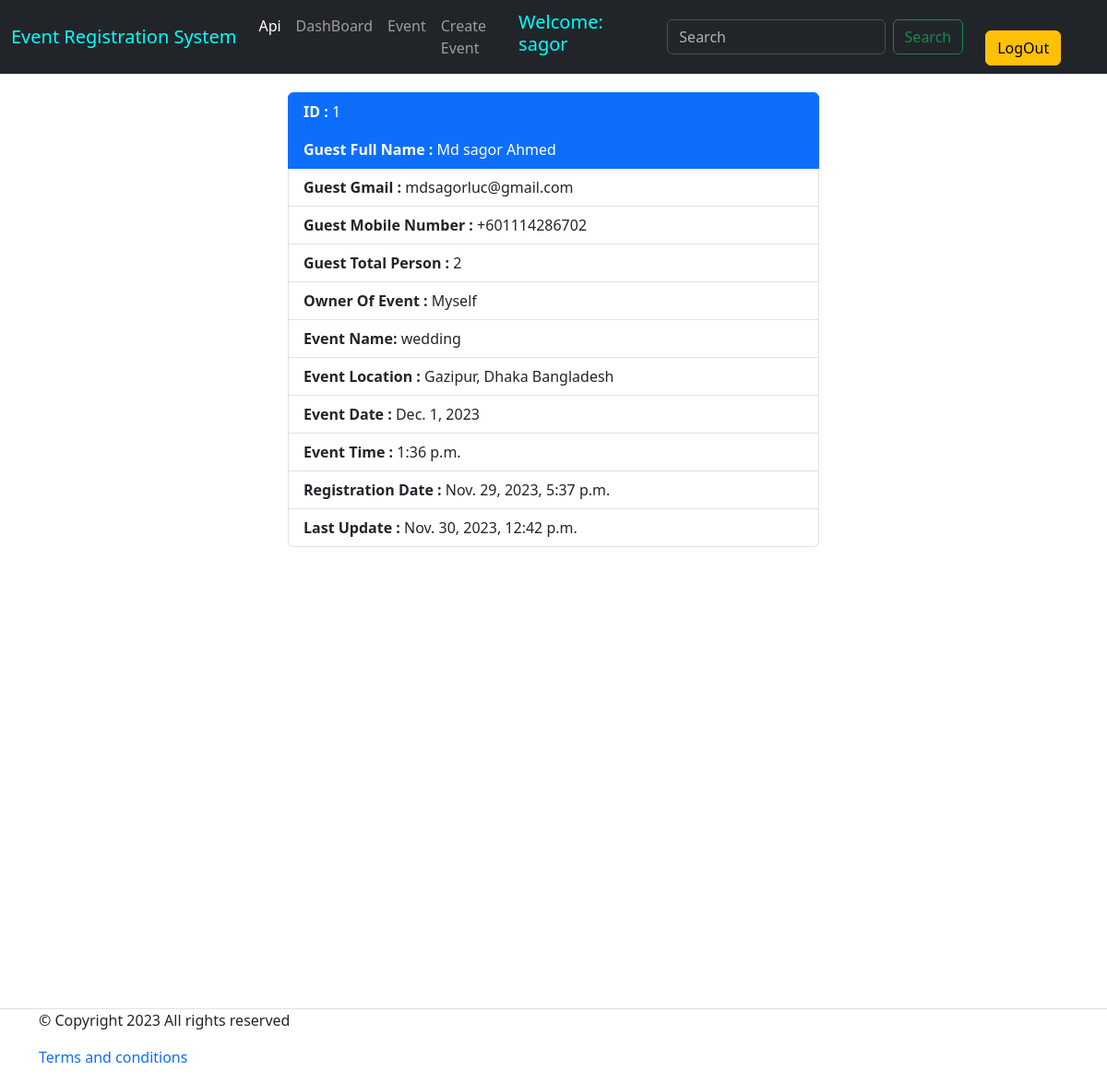
The app's page /event/guest_details/1/ (signed in) with its own data.
### event/models.py (models this page shows, shortened)
class EventRegistration(models.Model):
    userE       = models.ForeignKey(User, on_delete=models.CASCADE, default=False, related_name='registration')
    event       = models.ForeignKey(CreateEvent, on_delete=models.CASCADE, blank=True, related_name='event')
    firstName   = models.CharField(max_length=25, blank=False)
    lastName    = models.CharField(max_length= 25, blank=False)
    email       = models.EmailField(max_length= 50, blank=False)
    phoneNumber = models.CharField(max_length=14, blank=False)
    totalPerson = models.IntegerField(blank=False)
    createDate  = models.DateTimeField(auto_now_add= True)
    modifyDate  = models.DateTimeField(auto_now= True)
    class Meta:
        verbose_name = 'Event Registration'
        verbose_name_plural = 'Event Registrations'
        ordering = ['id']

class CreateEvent(models.Model):
    eventUser        = models.ForeignKey(User, on_delete=models.CASCADE, blank=True, related_name='user')
    eventOwnerName   = models.CharField(max_length= 25, blank=False, unique=True)
    eventTitle       = models.CharField(max_length= 200, blank=False)
    eventDate        = models.DateField(blank= False)
    eventTime        = models.TimeField(blank= False)
    totalSeat        = models.IntegerField(blank= False)
    eventLocation    = models.CharField(max_length= 250, blank= False)
    eventDescription = models.TextField(blank= False)
    eventCreatedDate = models.DateTimeField(auto_now_add= True)
    eventModifyDate  = models.DateTimeField(auto_now= True)
    class Meta:
        verbose_name = 'Create Event'
        verbose_name_plural = 'Create Events'
        ordering = ['id']

### event/views.py (the view)
# urls.py: path('guest_details/<int:id>/', guest_details, name="guest_details"),
@login_required
def guest_details(request, id=None):
    guest = EventRegistration.objects.get(id= id)
    return render(request, 'guest_details.html', {'guest': guest})

### event/templates/guest_details.html (shortened to what this page needs)
{% extends 'base.html' %}
{% block body %}
<div class='container' style="width:50%; margin:auto; margin-top: 20px; margin-bottom: 10px;">
    <ul class="list-group">
        <li class="list-group-item active" aria-current="true"><b>ID :</b> {{guest.id}}</li>
        <li class="list-group-item active" aria-current="true"><b>Guest Full Name : </b>{{guest.firstName}} {{guest.lastName}}</li>
        <li class="list-group-item"><b>Guest Gmail :</b> {{guest.email}}</li>
        <li class="list-group-item"><b>Guest Mobile Number :</b> {{guest.phoneNumber}}</li>
        <li class="list-group-item"><b>Guest Total Person :</b> {{guest.totalPerson}}</li>
        <li class="list-group-item"><b>Owner Of Event :</b> {{guest.event.eventOwnerName}}</li>
        <li class="list-group-item"><b>Event Name:</b> {{guest.event.eventTitle}}</li>
        <li class="list-group-item"><b>Event Location :</b> {{guest.event.eventLocation}}</li>
        <li class="list-group-item"><b>Event Date :</b> {{guest.event.eventDate}}</li>
        <li class="list-group-item"><b>Event Time :</b> {{guest.event.eventTime}}</li>
        <li class="list-group-item"><b>Registration Date :</b> {{guest.createDate}}</li>
        <li class="list-group-item"><b>Last Update :</b> {{guest.modifyDate}}</li>
      </ul>
</div>
{% endblock body %}

### templates/base.html (shortened to what this page needs)
<!DOCTYPE html>
<html lang="en">
<head>
  <link href="https://cdn.jsdelivr.net/npm/bootstrap@5.3.1/dist/css/bootstrap.min.css" rel="stylesheet">
</head>
<body>
  {% if request.user.is_authenticated %}
    <nav class="navbar navbar-expand-lg bg-dark" data-bs-theme="dark">
      <div class="container-fluid">
        <a class="navbar-brand " href="#" style="color: aqua">
          Event Registration System
        </a>
        <div class="collapse navbar-collapse" id="navbarSupportedContent">
          <ul class="navbar-nav me-auto mb-2 mb-lg-0">
            <li class="nav-item">
              <a class="nav-link active" aria-current="page" href="{% url "event_read_create" %}">Api</a>
            </li>
            <li class="nav-item">
              <a class="nav-link" href="{% url "dashboard" %}">DashBoard</a>
            </li>
            <li class="nav-item">
              <a class="nav-link" href="{% url "home" %}">Event</a>
            </li>
            <li class="nav-item">
              <a class="nav-link" href="{% url "create_event" %}">Create Event</a>
            </li>
          </ul>
          <h5 style="color:aqua;margin-right: 20px;">Welcome: {{user.username}}</h5>
          <form class="d-flex" role="search" action="{% url "search" %}" method="GET">
            <input class="form-control me-2" name="keyword" type="search" placeholder="Search" aria-label="Search">
            <button class="btn btn-outline-success" type="submit">Search</button>
          </form>
        <li class="nav-item">
            <a href="{% url "logout" %}" class="btn btn-warning mx-4">LogOut</a>
          </li>
        </div>
      </div>
    </nav>
  {% endif %}
{% block body %}
{% endblock body %}
  {% if request.user.is_authenticated %}
    <footer class="section-footer border-top padding-y" style="margin-top: 500px;">
      <div class="container">
        <p class="float-md-right">&copy Copyright 2023 All rights reserved</p>
        <p>
          <a href="#" style="text-decoration: None">Terms and conditions</a>
        </p>
      </div>
    </footer>
  {% endif %}
</body>
</html>

### records on screen
EventRegistration: id "1", firstName "Md sagor", lastName "Ahmed", email "mdsagorluc@gmail.com", phoneNumber "+601114286702", totalPerson "2", event.eventOwnerName "Myself", event.eventTitle "wedding", event.eventLocation "Gazipur, Dhaka Bangladesh", event.eventDate "Dec. 1, 2023", event.eventTime "1:36 p.m.", createDate "Nov. 29, 2023, 5:37 p.m.", modifyDate "Nov. 30, 2023, 12:42 p.m."

### other values on screen
{{ user.username }} "sagor"
